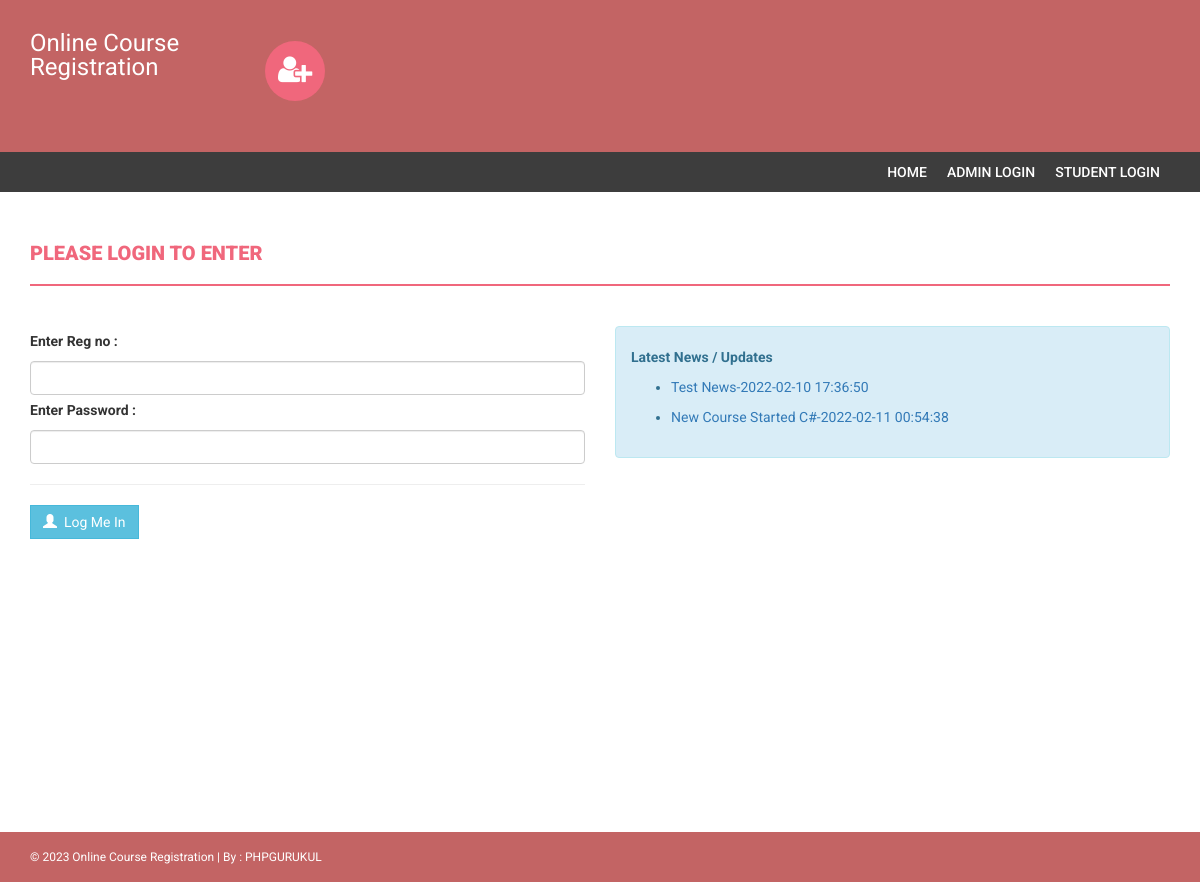
Before: /onlinecourse/index.php with the older database file.
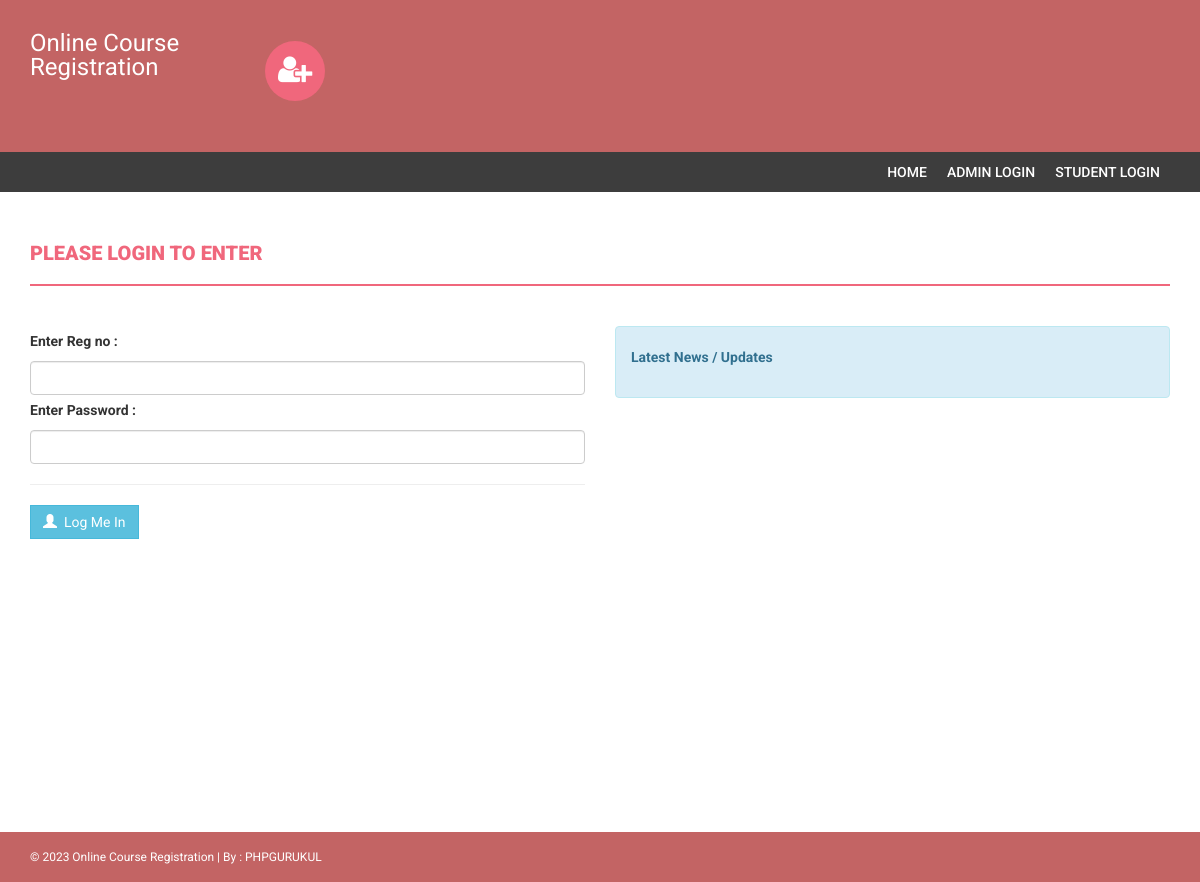
After: the same page with the newer database file.
### tables this page shows
CREATE TABLE `news` (
  `id` int(11) NOT NULL,
  `newstitle` varchar(255) DEFAULT NULL,
  `newsDescription` mediumtext DEFAULT NULL,
  `postingDate` timestamp NULL DEFAULT current_timestamp()
);

### onlinecourse/index.php (the view, shortened to what this page needs)
<!DOCTYPE html>
<html xmlns="http://www.w3.org/1999/xhtml">
<head>
    <link href="assets/css/bootstrap.css" rel="stylesheet" />
    <link href="assets/css/font-awesome.css" rel="stylesheet" />
    <link href="assets/css/style.css" rel="stylesheet" />
</head>
<body>
    <?php include('includes/header.php');?>
<section class="menu-section">
        <div class="container">
            <div class="row">
                <div class="col-md-12">
                    <div class="navbar-collapse collapse ">
                        <ul id="menu-top" class="nav navbar-nav navbar-right">
                             <li><a href="index.php">Home </a></li>
                             <li><a href="admin/">Admin Login </a></li>
                              <li><a href="index.php">Student Login</a></li>
                        </ul>
                    </div>
                </div>
            </div>
        </div>
    </section>
    <div class="content-wrapper">
        <div class="container">
            <div class="row">
                <div class="col-md-12">
                    <h4 class="page-head-line">Please Login To Enter </h4>
                </div>
            </div>
            <form name="admin" method="post">
            <div class="row">
                <div class="col-md-6">
                     <label>Enter Reg no : </label>
                        <input type="text" name="regno" class="form-control"  />
                        <label>Enter Password :  </label>
                        <input type="password" name="password" class="form-control"  />
                        <hr />
                        <button type="submit" name="submit" class="btn btn-info"><span class="glyphicon glyphicon-user"></span> &nbsp;Log Me In </button>&nbsp;
                </div>
                </form>
                <div class="col-md-6">
                    <div class="alert alert-info">
                         <strong> Latest News / Updates</strong>
                         <marquee direction='up'  scrollamount="2" onmouseover="this.stop();" onmouseout="this.start();">
                        <ul>
                            <?php
$sql=mysqli_query($con,"select * from news");
while($row=mysqli_fetch_array($sql))
{
?>
                            <li>
                              <a href="news-details.php?nid=<?php echo htmlentities($row['id']);?>"><?php echo htmlentities($row['newstitle']);?>-<?php echo htmlentities($row['postingDate']);?></a>
                            </li>
                           <?php } ?>
                        </ul>
                    </marquee>
                    </div>
                                    </div>
            </div>
        </div>
    <?php include('includes/footer.php');?>
</body>
</html>

Changed rows visible on the page:
removed news: newstitle "Test News", postingDate "2022-02-10 17:36:50"
removed news: newstitle "New Course Started C#", postingDate "2022-02-11 00:54:38"
